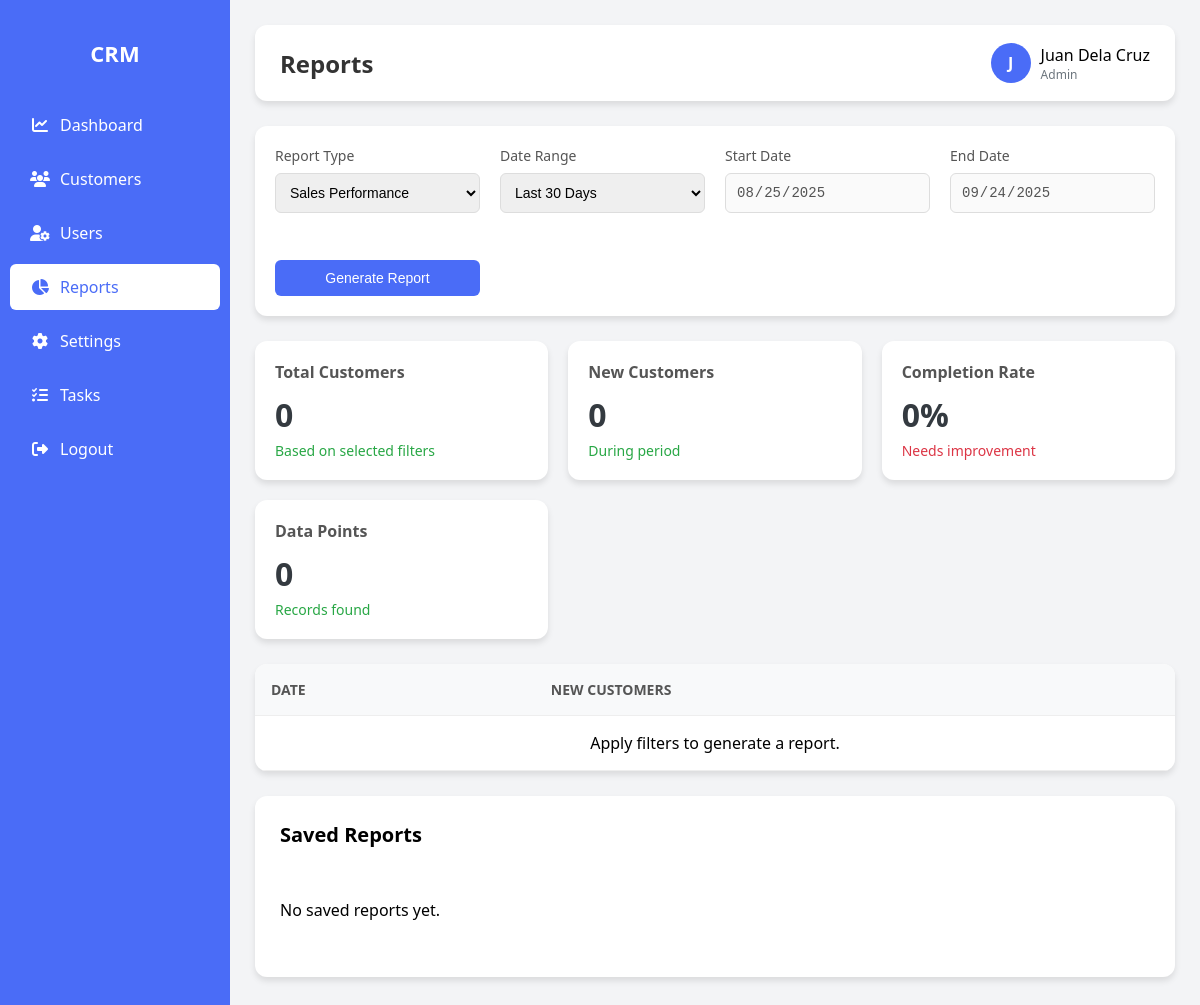
Before: /reports.php (signed in) with the older database file.
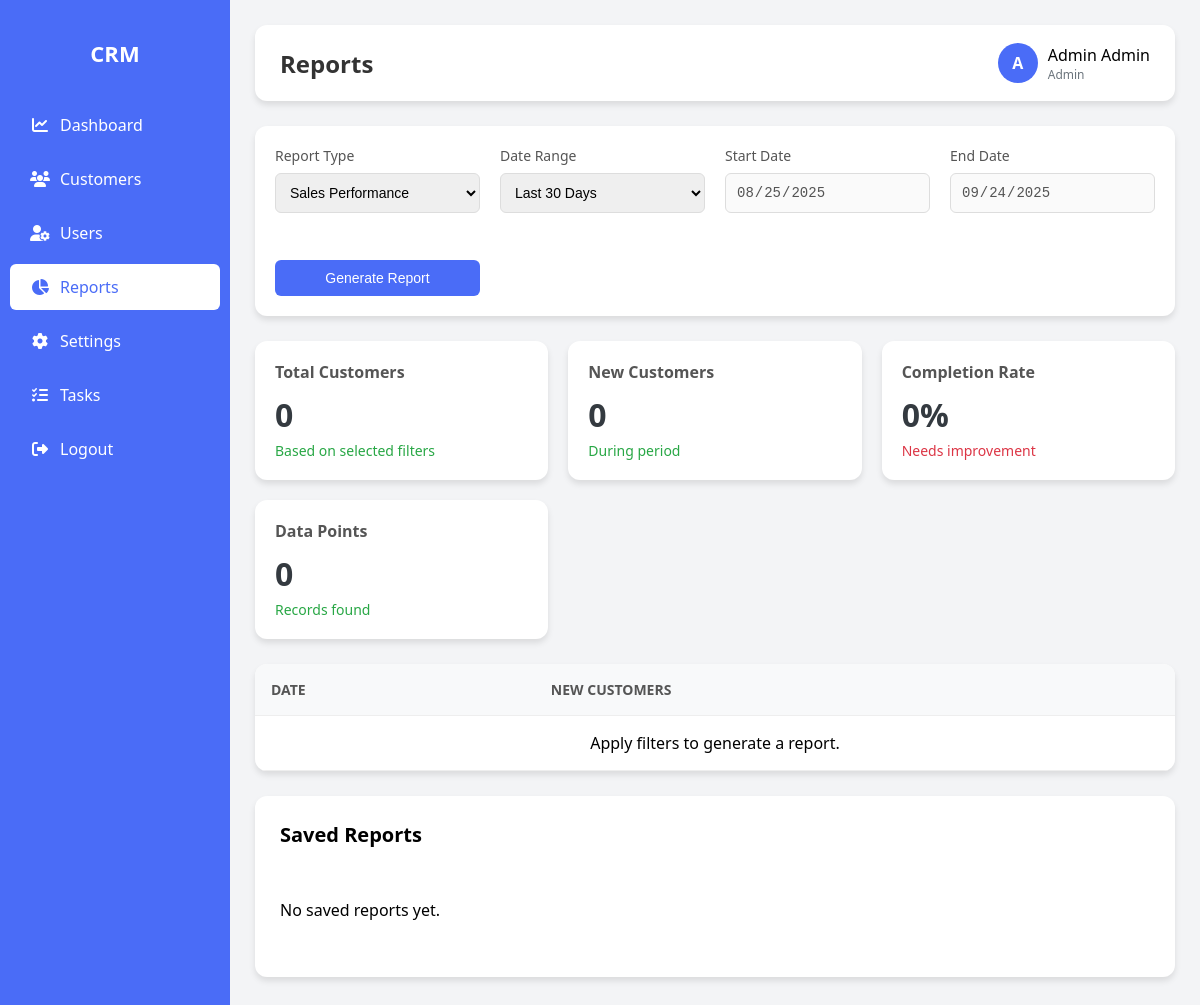
After: the same page with the newer database file.
### tables this page shows
CREATE TABLE `users` (
  `id` int(11) NOT NULL,
  `name` varchar(100) NOT NULL,
  `email` varchar(100) NOT NULL,
  `password` varchar(255) NOT NULL,
  `role` enum('admin','user') DEFAULT 'user',
  `created_at` timestamp NOT NULL DEFAULT current_timestamp(),
  `updated_at` timestamp NOT NULL DEFAULT current_timestamp() ON UPDATE current_timestamp()
);

### reports.php (the view, shortened to what the changed rows need)
<?php
include 'config.php';
include 'functions.php';
$user_id = $_SESSION['user_id'];
$sql = "SELECT role, name FROM users WHERE id = ? LIMIT 1";
$stmt = $conn->prepare($sql);
$stmt->bind_param("i", $user_id);
$stmt->execute();
$result = $stmt->get_result();
if ($result->num_rows > 0) {
    $user = $result->fetch_assoc();
    $role = $user['role'];
    $user_name = $user['name'];
} else {
    session_destroy();
    header("Location: index.php");
    exit();
}
$report_type = $_POST['report_type'] ?? 'sales';
?>
<!DOCTYPE html>
<html lang="en">
<head>
    <link rel="stylesheet" href="https://cdnjs.cloudflare.com/ajax/libs/font-awesome/6.4.0/css/all.min.css">
</head>
<body>
    <?php include 'sidebar.php'; ?>
    <div class="main-content">
        <div class="header">
            <h2>Reports</h2>
            <div class="header-actions">
                <div class="user-profile">
                    <div class="user-avatar">
                        <?php echo strtoupper(substr($user_name, 0, 1)); ?>
                    </div>
                    <div>
                        <div style="font-weight: 500;"><?php echo htmlspecialchars($user_name); ?></div>
                        <div style="font-size: 12px; color: var(--secondary);"><?php echo ucfirst($role); ?></div>
                    </div>
                </div>
            </div>
        </div>
        <table class="data-table">
            <thead>
                <tr>
                    <?php if ($report_type === 'users'): ?>
                        <th>User Name</th><th>Total Tasks</th><th>Completed Tasks</th><th>Completion Rate</th>
                    <?php else: ?>
                        <th>Date</th>
                        <?php if (in_array($report_type, ['sales', 'customers'])): ?>
                            <th>New Customers</th>
                        <?php elseif ($report_type === 'tasks'): ?>
                            <th>Tasks Created</th><th>Tasks Completed</th><th>Completion Rate</th>
                        <?php endif; ?>
                    <?php endif; ?>
                </tr>
            </thead>
        </table>
        <div class="card saved-reports">
            <div class="card-header">
                <h2>Saved Reports</h2>
            </div>
        </div>
    </div>
</body>
</html>

Changed rows visible on the page:
changed users "Admin": name "J" → "A"; name "Juan Dela Cruz" → "Admin Admin"
